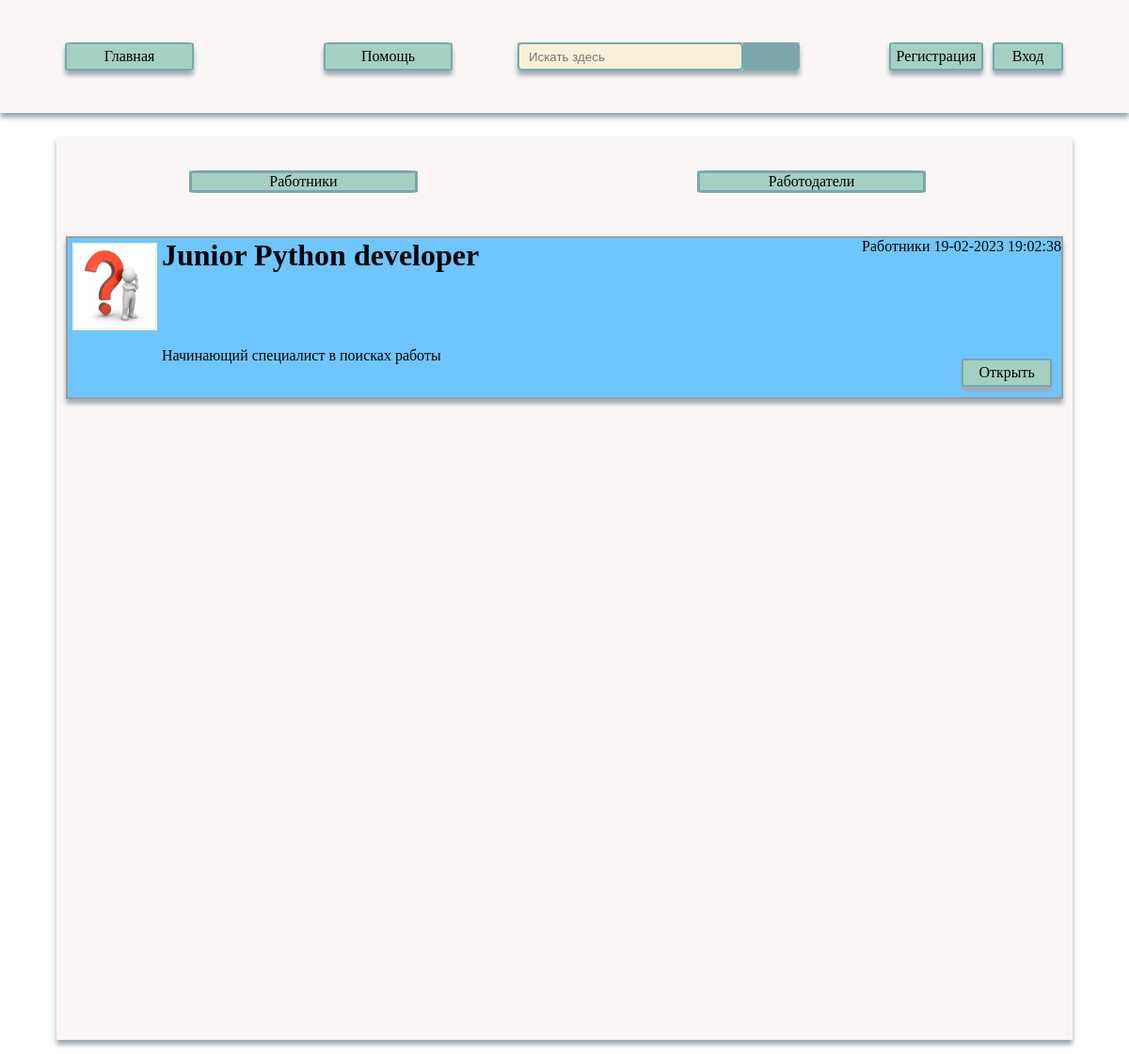
The app's page /, older data.
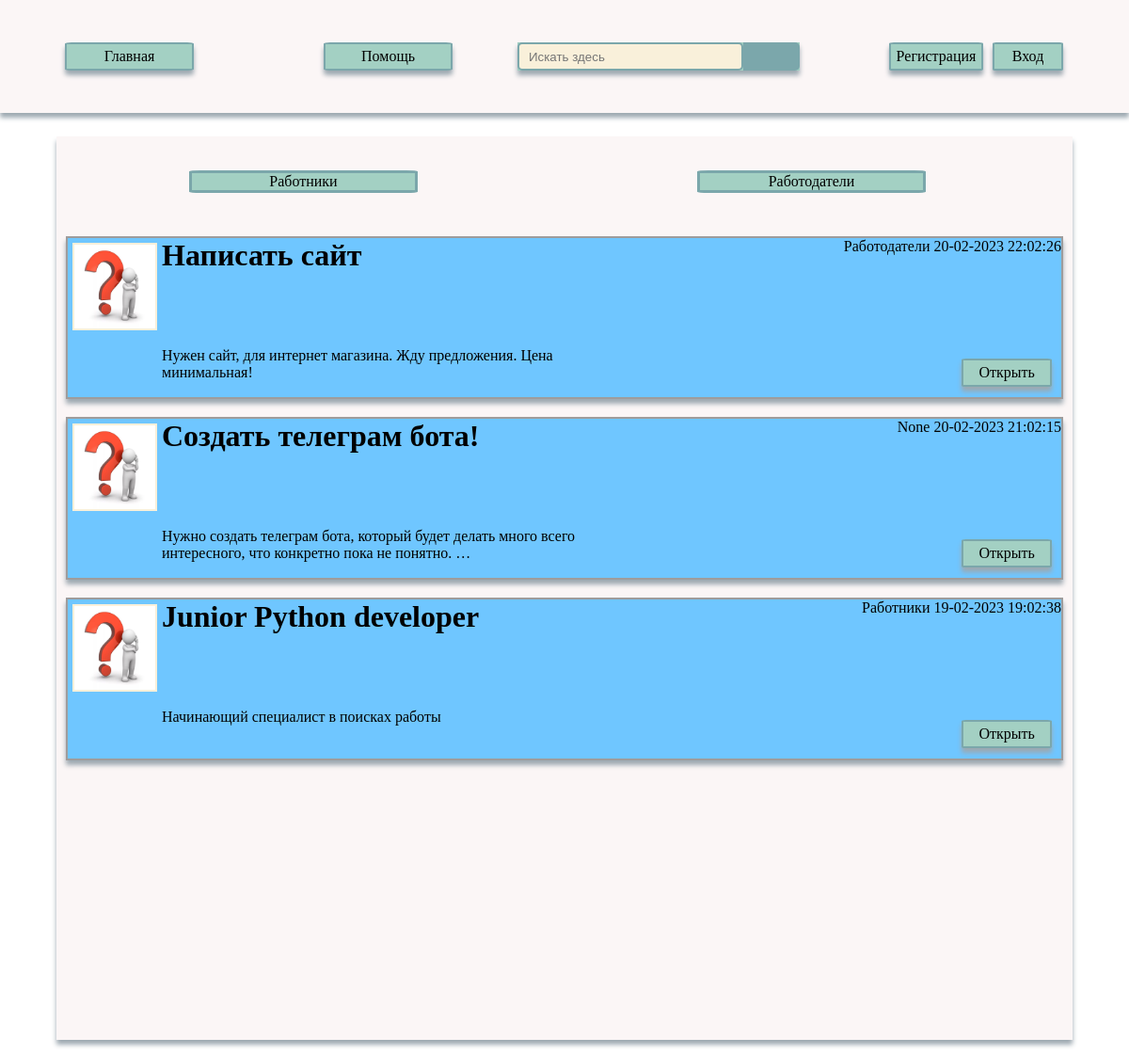
The same page, newer data.
### main/models.py (models this page shows, shortened)
class Category(models.Model):
    name = models.CharField(max_length=50, db_index=True)
    def __str__(self):
        return self.name
    def get_absolute_url(self):
        return reverse('category', kwargs={'cat_id': self.pk})

class Posts(models.Model):
    title = models.CharField(max_length=50)
    content = models.TextField(max_length=500)
    photo = models.ImageField(upload_to="photos/%Y/%m/%d")
    time_creat = models.DateTimeField(auto_now_add=True)
    time_update = models.DateTimeField(auto_now=True)
    is_published = models.BooleanField(default=True)
    cat = models.ForeignKey('Category', on_delete=models.PROTECT, null=True)
    def get_absolute_url(self):
        return reverse('post', kwargs={'post_id': self.pk})
    class Meta:
        ordering = ['-time_creat', 'title']

### main/views.py (the view)
# urls.py: path('', index, name='home'),
def index(request):
    posts = Posts.objects.all()
    cats = Category.objects.all()
    context = {'posts': posts,
               'cats': cats,
               'menu': menu,
               'title': 'Главная страница',
               'cat_selected': 0
               }
    return render(request, 'main/index/main.html', context=context)

### main/templates/main/index/main.html (shortened to what this page needs)
{% extends 'main/index/base.html' %}
{% load static%}
{% block content %}
<div class="all_content">
    <div class="choise">
        {% for c in cats %}
        {% if c.pk == cat_selected %}
        <div class="work">
            <li class="selected">{{c.name}}</li>
        </div>
        {% else %}
        <div class="work">
            <a href="{{ c.get_absolute_url }}">{{c.name}}</a>
        </div>
        {% endif %}
        {% endfor %}
    </div>
    {% for p in posts %}
    <div class="posts">
        {% if p.photo %}
        <div class="photo"><img src="{{ p.photo.url }}"></div>
        {% else %}
        <div class="photo"><img src="{% static 'images/2.jpeg' %}"></div>
        {% endif %}
        <h1>{{ p.title }}</h1>
        <div class="up_panel"><p>{{p.cat}} {{ p.time_update|date:"d-m-Y H:m:s"}}</p>
        </div>
        {% autoescape on %}
        {{ p.content|linebreaks|truncatewords:15 }}
        {% endautoescape %}
        <div class="home" id="btn-post">
            <a href="{{ p.get_absolute_url }}">Открыть</a>
        </div>
    </div>
    {% endfor %}
</div>
{% endblock %}

### main/templates/main/index/base.html (shortened to what this page needs)
<!doctype html>
<html lang="ru" xmlns="http://www.w3.org/1999/html">
<head>
    {% load static %}
    <link rel="stylesheet" href="{% static 'Css/style.css' %}">
    <link rel="stylesheet" href="{% static 'Css/style_sing_up.css' %}">
</head>
<body>
{% block header %}
<div class="header" id="header">
    {% for m in menu%}
    {% if m.title == Поиск%}
    <div class="search">
        <input type="text" placeholder="Искать здесь">
        <button type="submit"></button>
    </div>
    {% else %}
    <div class="home" id="{{ m.url_name }}">
        <a href="{% url m.url_name %}">{{ m.title }}</a>
    </div>
    {% endif %}
    {% endfor %}
</div>
{% endblock %}
{% block content %}
{% endblock %}
</body>
</html>

### static/Css/style.css (style rules this page uses)
* { margin: 0; padding: 0; box-sizing: border-box; }
#header { background: rgb(251, 246, 246); height: 10vmax; width: 100%; display: grid; grid-template-columns: 1fr 1fr 300px 200px 150px; box-shadow: 0 5px 5px #9da9b1; justify-content: center; }
.posts { display: grid; margin: 10px; height: 90%; border: solid #9E9C9C 2px; box-shadow: 0 5px 5px #9da9b1; background: #6FC6FF; grid-template-columns: 100px 1fr 1fr; }
.posts p { grid-column: -3/-2; }
#btn-post { grid-column: -2/-1; width: 20%; margin-right: 10px; justify-self: end; }
.up_panel { justify-self: end; }
#sing_up { justify-self: start; }
#register { justify-self: end; }
.photo img { grid-row: 1/3; border: solid #F9F0DA 2px; margin: 5px; height: 80%; width: 90%; }
.search { background: #A3D0C3; width: 100%; height: 30px; display: grid; grid-template-columns: 80% 20%; box-shadow: 0 5px 5px #9da9b1; justify-self: center; align-self: center; margin: 5px; }
.search input { padding-left: 10px; border: 2px solid #7BA7AB; border-radius: 5px; outline: none; background: #F9F0DA; color: #9E9C9C; }
.search button { grid-column: 2/3; width: 100%; height: 100%; border: none; background: #7BA7AB; border-radius: 0 5px 5px 0; cursor: pointer; }
.search button::before { content: "\f002"; font-family: FontAwesome; font-size: 16px; color: #F9F0DA; }
.home { height: 30px; width: 50%; margin: 5px; border: 2px solid #7BA7AB; box-shadow: 0 5px 5px #9da9b1; background: #A3D0C3; border-radius: 5%; display: grid; justify-self: center; align-self: center; }
.home a { width: 100%; text-align: center; color: black; text-decoration: none; justify-self: center; align-self: center; }
.all_content { height: 80vmax; width: 90%; background: rgb(251, 246, 246); box-shadow: 0 5px 5px #9da9b1; margin: auto; margin-top: 25px; margin-bottom: 15px; display: grid; grid-template-rows: 10% 20% 20% 20% 20% 90%; }
.choise { display: grid; grid-template-columns: 1fr 1fr; justify-items: center; }
.work { justify-self: center; align-self: center; margin-right: 15px; text-align: center; border-radius: 5%; width: 45%; background: #A3D0C3; border: 3px solid #7BA7AB; }
.work a { width: 100%; color: black; text-decoration: none; justify-self: center; align-self: center; }

### static/Css/style_sing_up.css (style rules this page uses)
* { margin: 0; padding: 0; box-sizing: border-box; }

Row changes from the older to the newer data that the page shows:
added Posts: title "Написать сайт", cat "Работодатели", time_update "20-02-2023 22:02:26", content "Нужен сайт, для интернет магазина. Жду предложения. Цена минимальная!"
added Posts: title "Создать телеграм бота!", cat "None", time_update "20-02-2023 21:02:15", content "Нужно создать телеграм бота, который будет делать много всего интересного, что конкретно пока не понятно. …"
